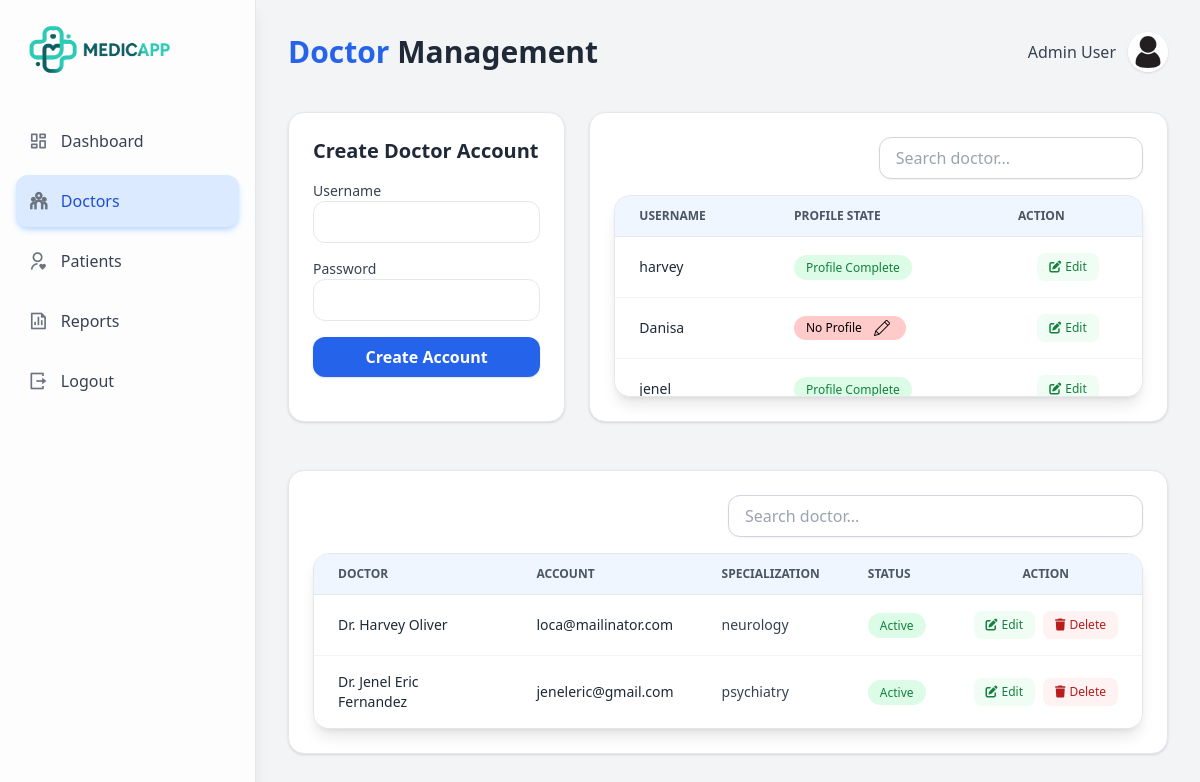
The page /admin/admin_doctors (signed in) on the database its author committed.
### app/models/account.py (models this page shows, shortened)
class Account(db.Model, UserMixin):
    __tablename__ = "account"
    account_id: Mapped[int] = mapped_column(
        Integer, primary_key=True, autoincrement=True
    )
    username: Mapped[str] = mapped_column(
        String(100), unique=True, nullable=False
    )
    password_hash: Mapped[str] = mapped_column(
        String(255), nullable=False
    )
    role: Mapped[str] = mapped_column(
        String(20), nullable=False
    )
    active: Mapped[bool] = mapped_column(
        Boolean, default=True, nullable=False
    )
    created_at: Mapped[datetime] = mapped_column(
        DateTime, default=datetime.utcnow
    )
    updated_at: Mapped[datetime] = mapped_column(
        DateTime,
        default=datetime.utcnow,
        onupdate=datetime.utcnow,
        nullable=False
    )
    patient = relationship("Patient", back_populates="account", uselist=False)
    doctor = relationship("Doctor", back_populates="account", uselist=False)
    @property
    def is_authenticated(self):
        return True
    def is_admin(self) -> bool:
        return self.role == "admin"

### app/models/doctor.py (models this page shows)
class Doctor(db.Model):
    __tablename__ = "doctor"
    doctor_id: Mapped[int] = mapped_column(Integer, primary_key=True, autoincrement=True)
    account_id: Mapped[int] = mapped_column(ForeignKey("account.account_id"), unique=True)
    firstname: Mapped[str] = mapped_column(String(50), nullable=False)
    middlename: Mapped[str] = mapped_column(String(50), nullable=True)
    lastname: Mapped[str] = mapped_column(String(50), nullable=False)
    age: Mapped[int] = mapped_column(Integer, nullable=False)
    bloodtype: Mapped[str] = mapped_column(String(10), nullable=True)
    height: Mapped[str] = mapped_column(String(10), nullable=True)
    weight: Mapped[str] = mapped_column(String(10), nullable=True)
    specialization: Mapped[str] = mapped_column(String(100), nullable=True)
    gender: Mapped[str] = mapped_column(String(10), nullable=False)
    dob: Mapped[str] = mapped_column(String(10), nullable=False)
    pob: Mapped[str] = mapped_column(String(100), nullable=False)
    civilstatus: Mapped[str] = mapped_column(String(20), nullable=False)
    degree: Mapped[str] = mapped_column(String(100), nullable=False)
    nationality: Mapped[str] = mapped_column(String(100), nullable=False)
    religion: Mapped[str] = mapped_column(String(100), nullable=False)
    phone: Mapped[str] = mapped_column(String(20), nullable=False)
    email: Mapped[str] = mapped_column(String(100), nullable=False)
    profile_image: Mapped[str | None] = mapped_column(String(255), nullable=True)
    created_at: Mapped[datetime] = mapped_column(DateTime, default=datetime.utcnow, nullable=False)
    account: Mapped["Account"] = relationship(back_populates="doctor")
    appointments: Mapped[list["Appointment"]] = relationship(back_populates="doctor")
    records: Mapped[list["MedicalRecord"]] = relationship(back_populates="doctor")
    doctor_schedule: Mapped["Doctor_Schedule"] = relationship(back_populates="doctor")
    secretary: Mapped["Doctor_Secretary"] = relationship(back_populates="doctor")

### app/routes/admin/doctors.py (the view, shortened to what this page needs)
@admin_bp.route('/admin_doctors', methods=['GET', 'POST'])
@admin_required
def admin_doctors():
    account_id = request.args.get('account_id', type=int)
    edit_account = Account.query.get(account_id) if account_id else None
    doctors = Doctor.query.all()
    doctors_data = [
        {
            "doctor_id": d.doctor_id,
            "account_id": d.account_id,
            "firstname": d.firstname,
            "middlename": d.middlename,
            "lastname": d.lastname,
            "gender": d.gender,
            "dob": d.dob,
            "pob": d.pob,
            "bloodtype": d.bloodtype,
            "civilstatus": d.civilstatus,
            "nationality": d.nationality,
            "religion": d.religion,
            "phone": d.phone,
            "email": d.email,
            "age": d.age,
            "specialization": d.specialization,
            "profile_image": d.profile_image,
            "full_name": " ".join(filter(None, [
                d.firstname,
                d.middlename,
                d.lastname
            ]))
        }
        for d in doctors
    ]
    accounts = (
        db.session.query(Account)
        .outerjoin(Doctor, Doctor.account_id == Account.account_id)
        .filter(Account.role == 'doctor')
        .all()
    )
    return render_template('admin/admin_doctors.html',
                           accounts=accounts,
                           doctors=doctors_data,
                           edit_account=edit_account
                           )

### app/templates/admin/admin_doctors.html (shortened to what this page needs)
{% extends 'base/layout.html' %}
{% block content %}
<div class="w-full flex bg-gray-100">
    {% include 'admin/admin_sidebar.html' %}
    <div class="flex-1 p-8">
        <div class="flex justify-between items-center mb-10">
            <h1 class="text-3xl font-bold text-gray-800">
                <span class="text-blue-600">Doctor</span> Management
            </h1>
            <div class="flex justify-end items-center gap-3">
                <span class="font-medium text-gray-700">Admin User</span>
                <img src="{{ url_for('static', filename='img/profile.jpg')}}"
                        alt="profile"
                        class="rounded-full w-10 h-10 shadow hover:scale-105 transition">
            </div>
        </div>
        <div class="grid grid-cols-3 gap-6">
            <div class="col-span-1 bg-white rounded-2xl shadow p-6 border">
                <h2 class="text-xl font-semibold text-gray-800 mb-4">
                    {{ 'Edit Doctor Account' if edit_account else 'Create Doctor Account' }}
                </h2>
                <form id="accountForm" method="POST" class="space-y-4">
                <div>
                    <label class="block text-sm font-medium text-gray-700">Username</label>
                    <input type="username" name="username"
                        value="{{ edit_account.username if edit_account else '' }}"
                        required
                        class="w-full px-4 py-2 border rounded-xl focus:ring-2 focus:ring-blue-500 outline-none">
                </div>
                <div>
                    <label class="block text-sm font-medium text-gray-700">
                        Password
                    </label>
                    <input type="password" name="password"
                        class="w-full px-4 py-2 border rounded-xl focus:ring-2 focus:ring-blue-500 outline-none">
                </div>
                <button type="submit"
                    class="w-full py-2 bg-blue-600 text-white font-semibold rounded-xl shadow hover:bg-blue-700 transition"
                    onclick="refreshAccounts()">
                    {{ 'Update Account' if edit_account else 'Create Account' }}
                </button>
            </form>
            </div>
            <div class="col-span-2 bg-white rounded-2xl shadow p-6 border">
                <div class="mb-4 flex justify-end">
                    <input type="text"
                        class="w-1/2 px-4 py-2 rounded-xl border border-gray-300 shadow-sm focus:ring-2 focus:ring-blue-500 outline-none transition"
                        placeholder="Search doctor..."
                        name="q"
                        hx-get="/search"
                        hx-trigger="keyup changed delay:500ms"
                        hx-target="#results">
                </div>
                <div class="bg-white shadow-lg rounded-2xl border border-gray-200 overflow-hidden">
                    <div class="max-h-[200px] overflow-y-auto">
                        <table class="min-w-full divide-y divide-gray-200">
                            <thead class="bg-blue-50 sticky top-0 z-10">
                                <tr>
                                    <th class="px-6 py-3 text-left text-xs font-semibold text-gray-600 uppercase">Username</th>
                                    <th class="px-6 py-3 text-left text-xs font-semibold text-gray-600 uppercase">Profile State</th>
                                    <th class="px-6 py-3 text-left text-xs font-semibold text-gray-600 uppercase">Action</th>
                                </tr>
                            </thead>
                            <tbody id="accountsResults" class="divide-y divide-gray-100 bg-white transition-opacity duration-300">
                                {% include 'admin/partials/accounts_table_body.html' %}
                            </tbody>
                        </table>
                    </div>
                </div>
            </div>
        </div>
        <div class="w-full bg-white rounded-2xl shadow p-6 border mt-12">
            <div class="mb-4 flex justify-end">
                <input type="text"
                    class="w-1/2 px-4 py-2 rounded-xl border border-gray-300 shadow-sm focus:ring-2 focus:ring-blue-500 outline-none transition"
                    placeholder="Search doctor..."
                    name="q"
                    hx-get="/search"
                    hx-trigger="keyup changed delay:500ms"
                    hx-target="#results">
            </div>
            <div class="bg-white shadow-lg rounded-2xl border border-gray-200 overflow-hidden">
                <div class="max-h-[450px] overflow-y-auto">
                    <table class="min-w-full divide-y divide-gray-200">
                        <thead class="bg-blue-50">
                            <tr>
                                <th class="px-6 py-3 text-left text-xs font-semibold text-gray-600 uppercase">Doctor</th>
                                <th class="px-6 py-3 text-left text-xs font-semibold text-gray-600 uppercase">Account</th>
                                <th class="px-6 py-3 text-left text-xs font-semibold text-gray-600 uppercase">Specialization</th>
                                <th class="px-6 py-3 text-left text-xs font-semibold text-gray-600 uppercase">Status</th>
                                <th class="px-6 py-3 text-left text-xs font-semibold text-gray-600 uppercase flex justify-center">Action</th>
                            </tr>
                        </thead>
                        <tbody id="doctorsResults" class="divide-y divide-gray-100 bg-white">
                            {% for doctor in doctors %}
                            <tr class="hover:bg-blue-50 transition">
                                <td class="px-6 py-4 text-sm font-medium text-gray-800">
                                    Dr. {{ doctor.firstname }} {{ doctor.lastname }}
                                </td>
                                <td class="px-6 py-4 text-sm font-medium text-gray-800">
                                    {{ doctor.email }}
                                </td>
                                <td class="px-6 py-4 text-sm text-gray-700">
                                    {{ doctor.specialization }}
                                </td>
                                <td class="px-6 py-4 text-sm">
                                    <span class="px-3 py-1 rounded-full text-xs font-medium
                                                bg-green-100 text-green-700">
                                        Active
                                    </span>
                                </td>
                                <td class="px-6 py-4 whitespace-nowrap text-center">
                                    <div class="flex items-center justify-center gap-2">
                                        <a href="{{ url_for('admin.edit_doctor', doctor_id=doctor.doctor_id) }}"
                                           class="inline-flex items-center gap-1 px-3 py-1.5 text-xs font-medium text-green-700 bg-green-50 rounded-lg hover:bg-green-100 transition"
                                           title="Edit Doctor">
                                            <i class="fas fa-edit"></i>
                                            Edit
                                        </a>
                                        <button onclick="confirmDelete({{ doctor.doctor_id }}, '{{ doctor.firstname }} {{ doctor.lastname }}')"
                                                class="inline-flex items-center gap-1 px-3 py-1.5 text-xs font-medium text-red-700 bg-red-50 rounded-lg hover:bg-red-100 transition"
                                                title="Delete Doctor">
                                            <i class="fas fa-trash"></i>
                                            Delete
                                        </button>
                                    </div>
                                </td>
                            </tr>
                            {% endfor %}
                        </tbody>
                    </table>
                </div>
            </div>
        </div>
    </div>
</div>
{% endblock %}

### app/templates/admin/partials/accounts_table_body.html
{% for account in accounts %}
<tr class="hover:bg-blue-50 transition">
    <td class="px-6 py-4 text-sm font-medium text-gray-800">
        {{ account.username }}
    </td>
    <td class="px-6 py-4 text-sm">
        {% if account.doctor %}
            <span class="px-3 py-1 rounded-full text-xs font-medium bg-green-100 text-green-700">
                Profile Complete
            </span>
        {% else %}
            <a href="{{ url_for('admin.create_doctor_profile', account_id=account.account_id) }}"
               class="px-3 py-1 rounded-full text-xs font-medium bg-red-200
                      text-black hover:bg-red-300 flex gap-3 w-28 items-center">
                No Profile
                <img src="{{ url_for('static', filename='img/pen.png') }}" class="w-4">
            </a>
        {% endif %}
    </td>
    <td class="px-6 py-4 whitespace-nowrap text-center">
        <div class="flex items-center justify-center gap-2">
            <a href="{{ url_for('admin.admin_doctors', account_id=account.account_id) }}"
                class="inline-flex items-center gap-1 px-3 py-1.5 text-xs font-medium text-green-700 bg-green-50 rounded-lg hover:bg-green-100 transition"
                title="Edit Account">
                <i class="fas fa-edit"></i>
                Edit
            </a>
        </div>
    </td>
</tr>
{% endfor %}

### rows shown on the page
Account: username "harvey", shows "Profile Complete"
Account: username "Danisa"
Account: username "jenel", shows "Profile Complete"
Doctor: firstname "Harvey", lastname "Oliver", email "loca@mailinator.com", specialization "neurology"
Doctor: firstname "Jenel Eric", lastname "Fernandez", email "jeneleric@gmail.com", specialization "psychiatry"

### other values the page prints
{{ 'Edit Doctor Account' if edit_account else 'Create Doctor Account' }} "Create Doctor Account"
{{ 'Update Account' if edit_account else 'Create Account' }} "Create Account"
